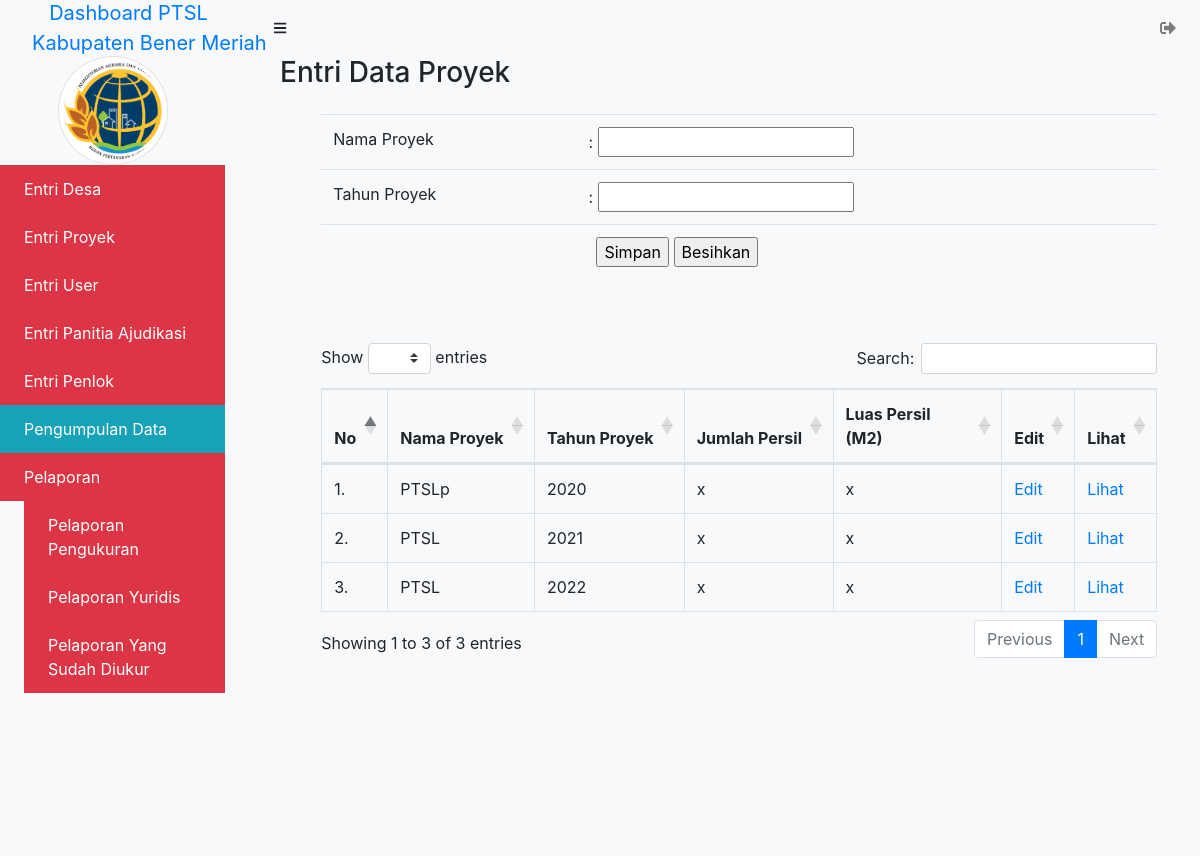
The app's page /admin/data_proyek/index.php (signed in) with its own data.
### tables this page shows
CREATE TABLE `proyek` (
  `id_proyek` int(11) NOT NULL,
  `nama_proyek` varchar(225) NOT NULL,
  `tahun_proyek` varchar(100) NOT NULL
);

### admin/data_proyek/index.php (the view, shortened to what this page needs)
<?php $title = "Entri Data Proyek";
include_once('../_header.php');
?>
			<div id="layoutSidenav_content">
                <main>
                    <div class="container-fluid">
                        <ol>
                            <li class="breadcrumb-item">
                               <h3> Entri Data Proyek</h3>
                            </li>
                        </ol>
                        <div class="row">
                        	<div class="col-xl-auto offset-xl-1">
<?php
function tambah($koneksi){
	?>
		<form action="" method="POST">
			<fieldset>
				<div class="table-responsive">
					<table class="table table-responsive-sm table-hover" border="0">
						<tr>
							<td>Nama Proyek</td>
							<td> : <input type="text" name="nama_proyek" required /></td>
						</tr>
						<tr>
							<td>Tahun Proyek</td>
							<td> : <input type="number" name="tahun_proyek" required /></label></td>
						</tr>
						<tr>
							<td></td>
							<td><label class="ml-2">
									<input type="submit" name="btn_simpan" value="Simpan"/>
									<input type="reset" name="reset" value="Besihkan"/>
								</label>
							</td>
						</tr>
					</table>
					<br>
				</div>
			</fieldset>
		</form>
	<?php
}
function tampil_data($koneksi){
	$sql = "SELECT * FROM proyek";
	$query = mysqli_query($koneksi, $sql);
	$nomor = 1;
		echo "<fieldset>";
		echo "<div class='table-responsive'>";
		echo "<table class='table table-responsive-sm table-bordered table-hover' id='desa' border='1' cellpadding='10'>";
		echo "<thead>";
			echo "<tr>";
			echo "<th>No</th>
				<th>Nama Proyek</th>
				<th>Tahun Proyek</th>
				<th>Jumlah Persil</th>
				<th>Luas Persil (M2)</th>
				<th>Edit</th>
				<th>Lihat</th>";
			echo "</tr>";
		echo "</thead>";
		echo "<tbody>";
	while($data = mysqli_fetch_array($query)){
		?>
			<tr>
				<td><?= $nomor++; ?>.</td>
				<td><?php echo $data['nama_proyek']; ?></td>
				<td><?php echo $data['tahun_proyek']; ?></td>
				<td>x</td>
				<td>x</td>
				<td>
					<a href="index.php?aksi=update&id=<?php echo $data['id_proyek']; ?>&nama_proyek=<?php echo $data['nama_proyek']; ?>&tahun_proyek=<?php echo $data['tahun_proyek']; ?>">Edit</a>
				</td>
				<td>
					<a href="index.php?aksi=update&id=<?php echo $data['id_proyek']; ?>&nama_proyek=<?php echo $data['nama_proyek']; ?>&tahun_proyek=<?php echo $data['tahun_proyek']; ?>">Lihat</a>
				</td>
			</tr>
		<?php
	}
	echo "</tbody>";
	echo "</table>";
	echo "</fieldset>";
}
		?>
		<?php
if (isset($_GET['aksi'])){
	switch($_GET['aksi']){
		case "create":
			echo '<a href="index.php"> &laquo; Home</a>';
			tambah($koneksi);
			break;
		case "read":
			tampil_data($koneksi);
			break;
		case "update":
			ubah($koneksi);
			tampil_data($koneksi);
			break;
		case "delete":
			hapus($koneksi);
			break;
		default:
			echo "<h3>Aksi <i>".$_GET['aksi']."</i> tidaka ada!</h3>";
			tambah($koneksi);
			tampil_data($koneksi);
	}
} else {
	tambah($koneksi);
	tampil_data($koneksi);
}
?>
                       		</div>
                       	</div>
                    </div>
				</div>
			</div>
<?php include_once('../_footer.php'); ?>

### records on screen
proyek: nama_proyek "PTSLp", tahun_proyek "2020"
proyek: nama_proyek "PTSL", tahun_proyek "2021"
proyek: nama_proyek "PTSL", tahun_proyek "2022"
